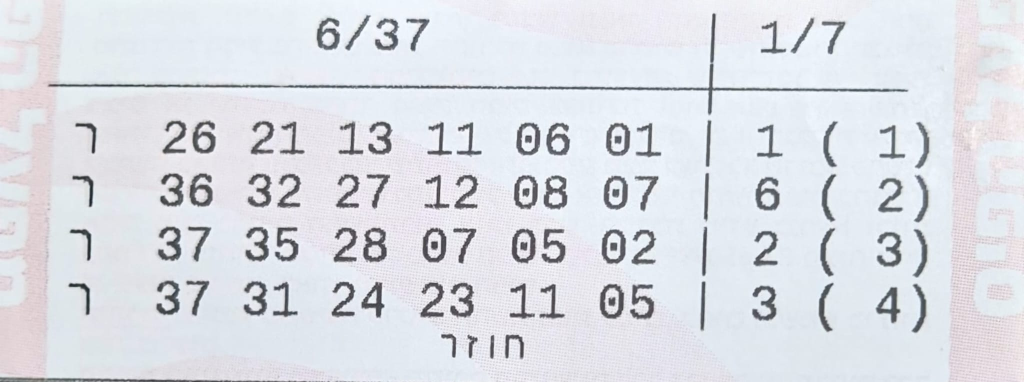
#> input picture example_lotto.jpg, 2048 x 764 px (shown at 1/2 size)
$ python -i image_utils.py   (imports and definitions only)
#> lines starting #> are read from the running program, lines starting #| are printed output that depends on the picture; after the words box and inside, x2 and y2 are one past the last pixel; in counts of white or black regions, pixels touching at a corner belong together
#> further down, picture is the input picture: shape (764, 2048, 3); mean B, G, R 228.9, 222.3, 219.6
import os
import re
import cv2
import requests
import numpy as np
from typing import Tuple

# Ensure the image is grayscale; converts BGR to GRAY if needed
def ensure_gray(img: np.ndarray) -> np.ndarray:
    return cv2.cvtColor(img, cv2.COLOR_BGR2GRAY) if img.ndim == 3 else img

# Estimate near-horizontal skew and rotate images to correct it
# [72 lines left out: functions deskew_soft, load_image_local_or_url, not called in this run]

# Normalize a glyph image (digits and numbers) by cropping, denoise, resize
def _prep_for_match(img: np.ndarray, target_h: int = 64, target_w: int = 48) -> np.ndarray:
#> called with target_h = 64, target_w = 48
    g = img if img.ndim == 2 else cv2.cvtColor(img, cv2.COLOR_BGR2GRAY)
    g = cv2.GaussianBlur(g, (3, 3), 0)
    bw = cv2.adaptiveThreshold(g, 255, cv2.ADAPTIVE_THRESH_MEAN_C, cv2.THRESH_BINARY_INV, 31, 10)
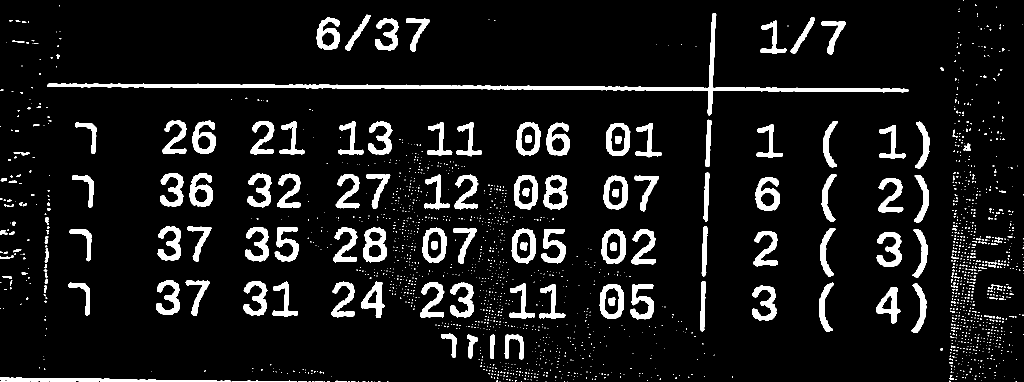
#> bw: shape (764, 2048) (shown at 1/2 size); 8.6% white; 2011 white regions (1835 under 20 px)
    cnts, _ = cv2.findContours(bw, cv2.RETR_EXTERNAL, cv2.CHAIN_APPROX_SIMPLE)
#> cnts = 2003 contours, 1887 with area under 20; largest, box (x1, y1, x2, y2) and area: (95, 26, 1818, 231) 11442, (1199, 568, 1248, 638) 2769, (1203, 459, 1252, 528) 2751, (845, 455, 893, 525) 2707, (1023, 457, 1072, 527) 2706
    if cnts:
        x, y, w, h = cv2.boundingRect(max(cnts, key=cv2.contourArea))
#> x = 95; y = 26; w = 1723; h = 205
        g = g[max(0, y - 2): y + h + 2, max(0, x - 2): x + w + 2]
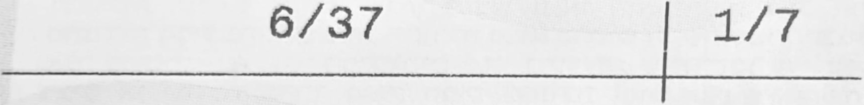
#> g: shape (209, 1727) (shown at 1/2 size); min 64, max 251, mean 229.9
    g = cv2.resize(g, (target_w, target_h), interpolation=cv2.INTER_CUBIC)
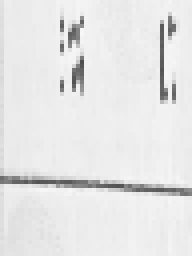
#> g: shape (64, 48) (shown 4 times larger); min 78, max 247, mean 229.6
    return g

# Produce a binary image tuned for line/row detection
# [22 lines left out: functions binarize_for_lines, normalize_row_height, clip_with_min_pad, not called in this run]

>>> import cv2
>>> picture = cv2.imread('example_lotto.jpg')
>>> result = _prep_for_match(picture)
